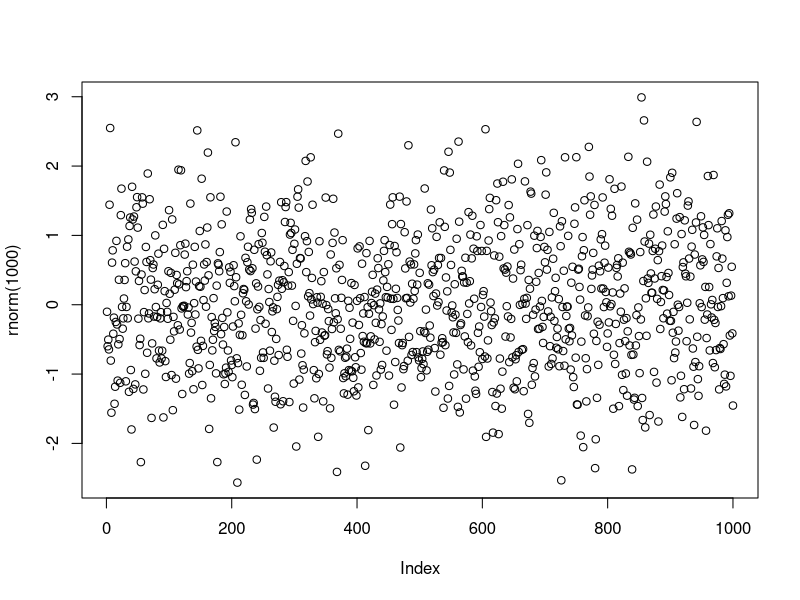
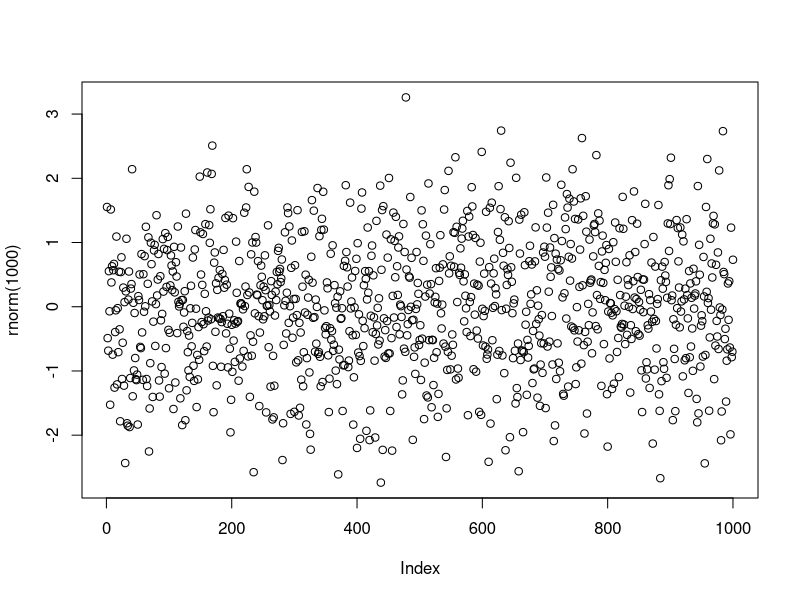

These charts were generated, in order, by the following R code:
## ---- chunk 1
knitr::opts_chunk$set(echo=FALSE, warning=FALSE, message=T)

myname <- "Martin"
## ---- chunk 2
knitr::knit_hooks$set(small.mar = function(before) {
    if (before) par(mar = c(5, 5, 5, 5))  
})
## ---- chunk 3
plot(rnorm(1000))
## ---- chunk 4
plot(rnorm(1000))
## ---- chunk 5
default_message_hook <- knitr::knit_hooks$get("message")
print(default_message_hook)
knitr::knit_hooks$set(
  message = function(x, options) {
    return(sprintf("<span style='color: red;'>%s</span>", x))
  }
)
## ---- chunk 6
message("Hi Martin")
